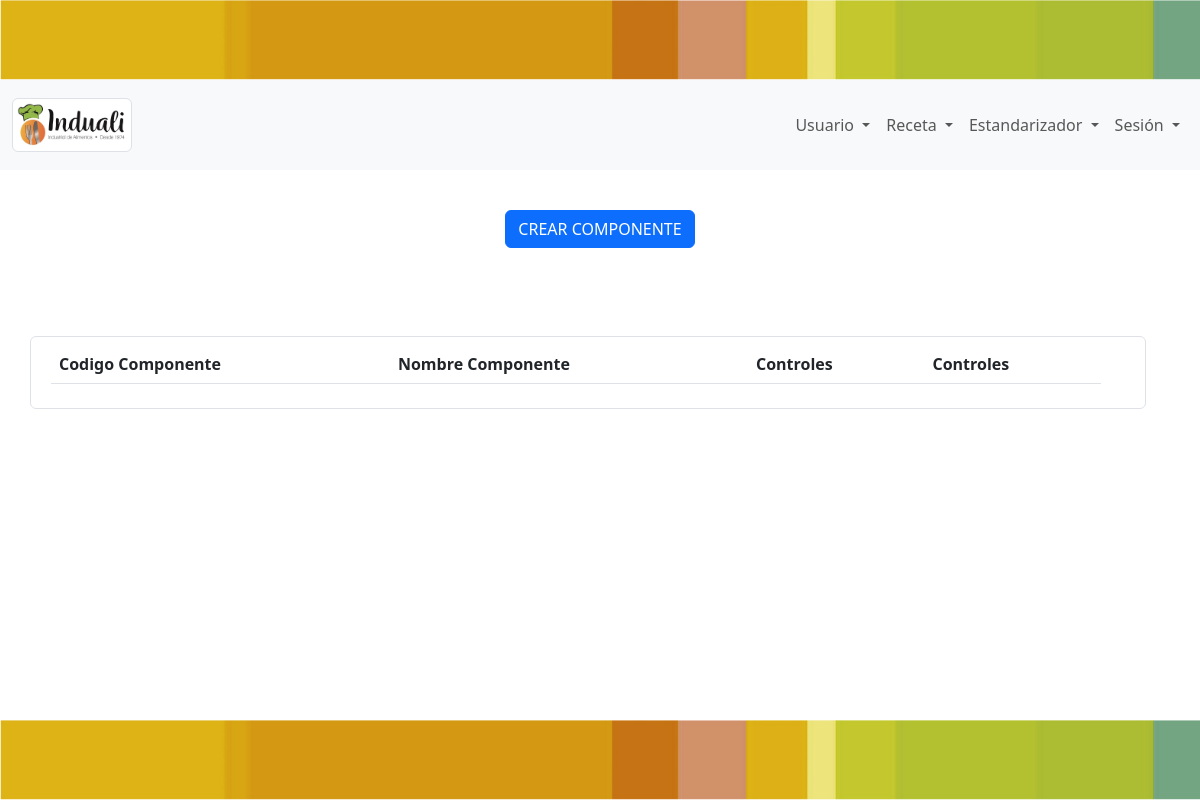
Page /componente/componente/ on the earlier database version.
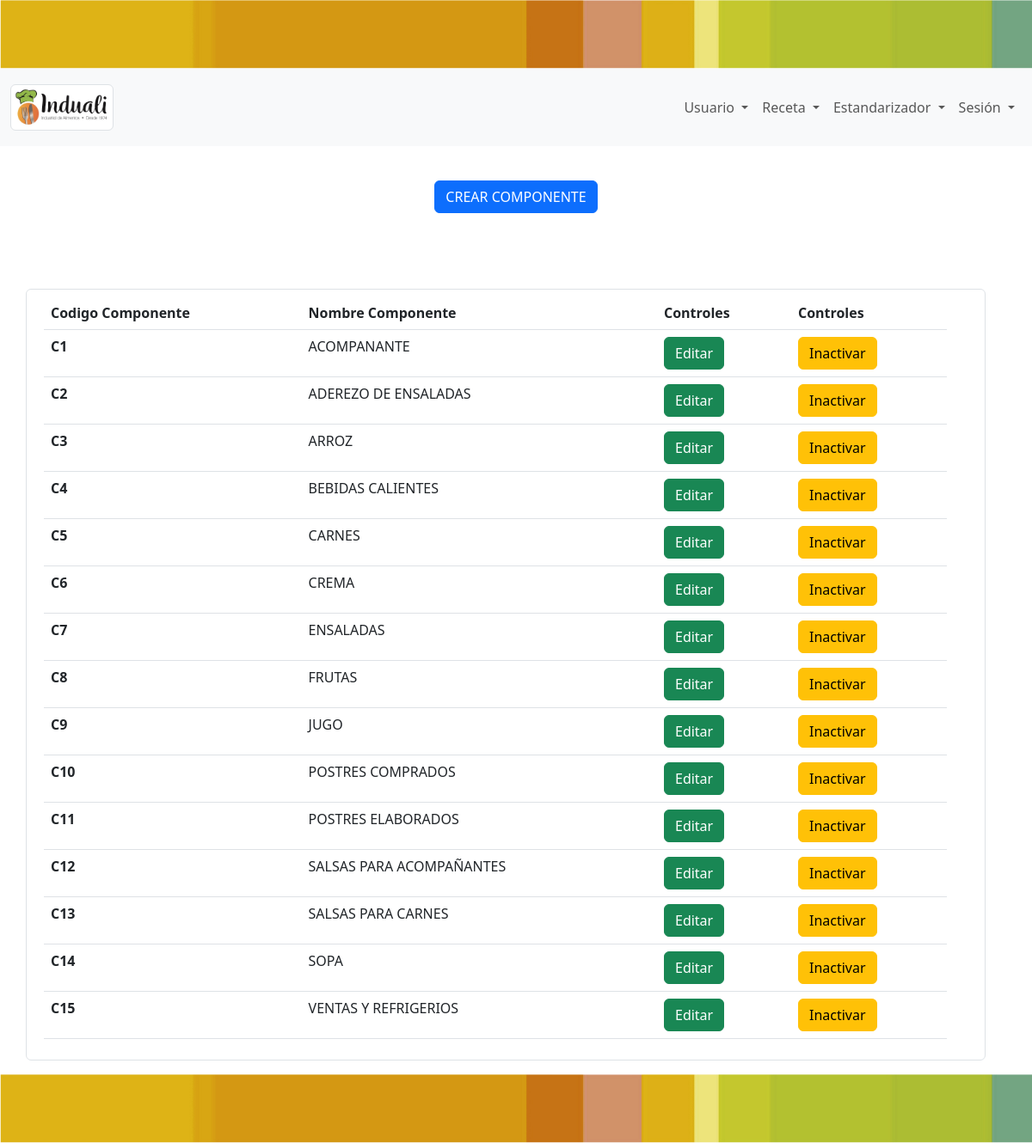
Same page on the later database version.
### componente/models.py (models this page shows, shortened)
class Componente (models.Model):
   codComponente=models.TextField(max_length=50, verbose_name="Código Componente")
   nomComponente=models.TextField(max_length=50, verbose_name="Nombre Componente")

### componente/views.py (the view)
# urls.py: path('componente/', include('componente.urls')),
def componente(request):
    componente = Componente.objects.all()
    return render(request,'componente/componente.html',{'componente': componente})

### base/templates/componente/componente.html (shortened to what this page needs)
{% extends 'partials/body.html' %}`
{% load static %}
{% block contenido %}
<center>
  <section id="botonesComponente">
    <section class="col-lg-12 button_añadir">
      <form class="form-inline my-3 my-lg-3">
        <br>
        <a href="{% url 'crear-componente'%}" class="btn btn-primary"> CREAR COMPONENTE
        </a>
      </form>
    </section>
</center>
<br />
<br />
<br />
<section id="tablaUsuario">
  <section class="col-lg-12 table">
    <div class="container text-center bg-white text-dark row g-6 border rounded">
      <div class="row align-items-start">
        <div class="col-12 table-responsive">
          <table class="table" id="tabla-general">
            <thead class="thead-dark">
              <tr>
                <th scope="col">Codigo Componente</th>
                <th scope="col">Nombre Componente</th>
                <th scope="col">Controles</th>
                <th scope="col">Controles</th>
              </tr>
            </thead>
            <tbody id="tblComponente">
              {% for items in componente%}
              <tr>
                <th scope="row">{{items.codComponente}}</th>
                <td>{{items.nomComponente}}</td>
                <td>
                  <button type="button" class="btn btn-success">Editar</button>
                </td>
                <td>
                  <button type="button" class="btn btn-warning">Inactivar</button>
                </td>
              </tr>
              {% endfor %}
            </tbody>
          </table>
        </div>
      </div>
    </div>
  </section>
</section>
  {% endblock contenido %}

Differences in the rows shown:
added Componente: codComponente "C1", nomComponente "ACOMPANANTE"
added Componente: codComponente "C2", nomComponente "ADEREZO DE ENSALADAS"
added Componente: codComponente "C3", nomComponente "ARROZ"
added Componente: codComponente "C4", nomComponente "BEBIDAS CALIENTES"
added Componente: codComponente "C5", nomComponente "CARNES"
added Componente: codComponente "C6", nomComponente "CREMA"
added Componente: codComponente "C7", nomComponente "ENSALADAS"
added Componente: codComponente "C8", nomComponente "FRUTAS"
added Componente: codComponente "C9", nomComponente "JUGO"
added Componente: codComponente "C10", nomComponente "POSTRES COMPRADOS"
added Componente: codComponente "C11", nomComponente "POSTRES ELABORADOS"
added Componente: codComponente "C12", nomComponente "SALSAS PARA ACOMPAÑANTES"
added Componente: codComponente "C13", nomComponente "SALSAS PARA CARNES"
added Componente: codComponente "C14", nomComponente "SOPA"
added Componente: codComponente "C15", nomComponente "VENTAS Y REFRIGERIOS"
